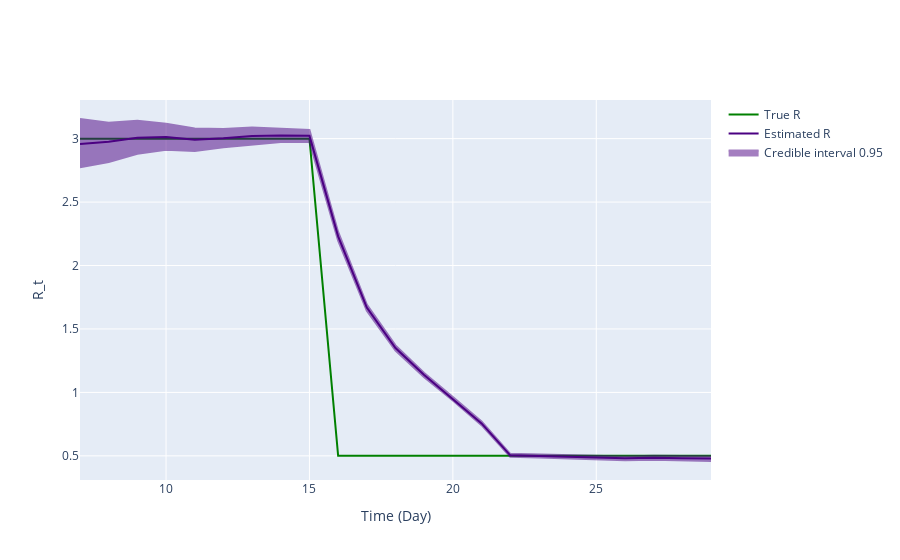

The code cell stored with this chart in its notebook:
### Markdown cell above
## Inference plot using class method results

### Code cell
fig = ReproductionNumberPlot()

fig.add_ground_truth_rt(ground_truth)
fig.add_interval_rt(new_intervals)

fig.update_labels(time_label='Time (Day)', r_label='R_t')

fig.show_figure()

### Figure 1 — Plotly figure (JSON) as saved in the notebook; plotly's stock layout.template omitted (floating-point values rounded to 4 significant figures)
{"data": [{"line": {"color": "green"}, "mode": "lines", "name": "True R", "type": "scatter", "x": [7, 8, 9, 10, 11, 12, 13, 14, 15, 16, 17, 18, 19, 20, 21, 22, 23, 24, 25, 26, 27, 28, 29], "y": [3, 3, 3, 3, 3, 3, 3, 3, 3, 0.5, 0.5, 0.5, 0.5, 0.5, 0.5, 0.5, 0.5, 0.5, 0.5, 0.5, 0.5, 0.5, 0.5]}, {"line": {"color": "indigo"}, "mode": "lines", "name": "Estimated R", "type": "scatter", "x": [7, 8, 9, 10, 11, 12, 13, 14, 15, 16, 17, 18, 19, 20, 21, 22, 23, 24, 25, 26, 27, 28, 29], "y": [2.958, 2.976, 3.008, 3.013, 2.991, 3.002, 3.021, 3.026, 3.022, 2.23, 1.668, 1.35, 1.137, 0.9495, 0.7555, 0.5038, 0.4995, 0.4939, 0.4878, 0.4805, 0.4856, 0.4808, 0.4788]}, {"fill": "toself", "fillcolor": "indigo", "line": {"color": "indigo"}, "mode": "lines", "name": "Credible interval 0.95", "opacity": 0.5, "type": "scatter", "x": [7, 8, 9, 10, 11, 12, 13, 14, 15, 16, 17, 18, 19, 20, 21, 22, 23, 24, 25, 26, 27, 28, 29, 29, 28, 27, 26, 25, 24, 23, 22, 21, 20, 19, 18, 17, 16, 15, 14, 13, 12, 11, 10, 9, 8, 7], "y": [3.155, 3.125, 3.141, 3.117, 3.08, 3.076, 3.087, 3.079, 3.067, 2.264, 1.691, 1.371, 1.154, 0.9637, 0.77, 0.5156, 0.5106, 0.5056, 0.5018, 0.4955, 0.5012, 0.4975, 0.4974, 0.4594, 0.4639, 0.4693, 0.4662, 0.4746, 0.4814, 0.4875, 0.4934, 0.7421, 0.9354, 1.12, 1.33, 1.643, 2.196, 2.975, 2.973, 2.956, 2.932, 2.903, 2.913, 2.881, 2.815, 2.775]}], "layout": {"hovermode": "x unified", "xaxis": {"title": {"text": "Time (Day)"}}, "yaxis": {"title": {"text": "R_t"}}}}
